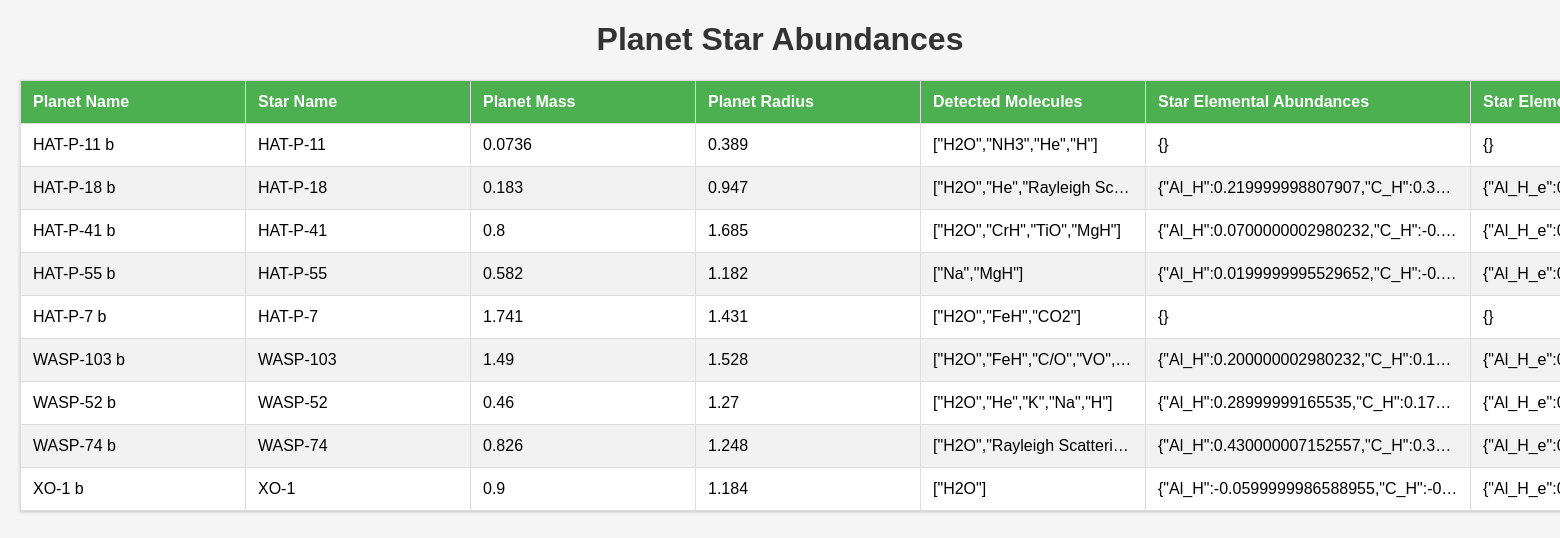
The page / on the database its author committed.
### tables this page shows
CREATE TABLE planet (
        pl_name VARCHAR(100) PRIMARY KEY,
        hostname VARCHAR(100),
        mass FLOAT,
        radius FLOAT,
        orbital_period FLOAT,
        tsm FLOAT,
        disc VARCHAR(200),
        FOREIGN KEY (hostname) REFERENCES system(sys_name),
        FOREIGN KEY (disc) REFERENCES discovery(disc_refname)
    );

### front end/app.py (the view)
@app.route('/')
def index():
    conn = get_db_connection()
    posts = conn.execute('SELECT * FROM PlanetStarAbundance').fetchall()
    conn.close()
    return render_template('index.html', posts=posts)

### front end/app.py (called while the page is built)
def get_db_connection():
    conn = sqlite3.connect('./StarPlanet.db')
    conn.row_factory = sqlite3.Row
    return conn

### front end/templates/index.html (shortened to what this page needs)
<!DOCTYPE html>
<html>
<head>
</head>
<body>
    <h1>Planet Star Abundances</h1>
    <table>
        <thead>
            <tr>
                <th>Planet Name</th>
                <th>Star Name</th>
                <th>Planet Mass</th>
                <th>Planet Radius</th>
                <th>Detected Molecules</th>
                <th>Star Elemental Abundances</th>
                <th>Star Elemental Abundance Errors</th>
            </tr>
        </thead>
        <tbody>
            {% for post in posts %}
                <tr>
                    <td>{{ post['Planet_Name'] }}</td>
                    <td>{{ post['Star_Name'] }}</td>
                    <td>{{ post['Planet_Mass'] }}</td>
                    <td>{{ post['Planet_Radius'] }}</td>
                    <td>{{ post['Detected_Molecules'] }}</td>
                    <td>{{ post['Star_Elemental_Abundances'] }}</td>
                    <td>{{ post['Star_Elemental_Abundance_Errors'] }}</td>
                </tr>
            {% endfor %}
        </tbody>
    </table>
</body>
</html>

### front end/templates/index.html (style rules this page uses)
body { font-family: Arial, sans-serif; margin: 20px; background-color: #f5f5f5; }
h1 { color: #333; text-align: center; }
table { width: 100%; border-collapse: collapse; margin-top: 20px; background-color: white; box-shadow: 0 1px 3px rgba(0,0,0,0.2); table-layout: fixed; }
th, td { padding: 12px; text-align: left; border: 1px solid #ddd; width: 200px; white-space: nowrap; overflow: hidden; text-overflow: ellipsis; }
th { background-color: #4CAF50; color: white; font-weight: bold; }
tr:nth-child(even) { background-color: #f2f2f2; }
th:nth-child(6), td:nth-child(6) { width: 300px; }
th:nth-child(7), td:nth-child(7) { width: 300px; }

### rows shown on the page
planet: Planet_Name "HAT-P-11 b", Star_Name "HAT-P-11", Planet_Mass "0.0736", Planet_Radius "0.389", Detected_Molecules "[\"H2O\",\"NH3\",\"He\",\"H\"]", Star_Elemental_Abundances "{}", Star_Elemental_Abundance_Errors "{}"
planet: Planet_Name "HAT-P-18 b", Star_Name "HAT-P-18", Planet_Mass "0.183", Planet_Radius "0.947", Detected_Molecules "[\"H2O\",\"He\",\"Rayleigh Sc…", Star_Elemental_Abundances "{\"Al_H\":0.219999998807907,\"C_H\":0.3…", Star_Elemental_Abundance_Errors "{\"Al_H_e\":0.0299999993294477,\"C_H_…"
planet: Planet_Name "HAT-P-41 b", Star_Name "HAT-P-41", Planet_Mass "0.8", Planet_Radius "1.685", Detected_Molecules "[\"H2O\",\"CrH\",\"TiO\",\"MgH\"]", Star_Elemental_Abundances "{\"Al_H\":0.0700000002980232,\"C_H\":-0.…", Star_Elemental_Abundance_Errors "{\"Al_H_e\":0.0299999993294477,\"C_H_…"
planet: Planet_Name "HAT-P-55 b", Star_Name "HAT-P-55", Planet_Mass "0.582", Planet_Radius "1.182", Detected_Molecules "[\"Na\",\"MgH\"]", Star_Elemental_Abundances "{\"Al_H\":0.0199999995529652,\"C_H\":-0.…", Star_Elemental_Abundance_Errors "{\"Al_H_e\":0.0299999993294477,\"C_H_…"
planet: Planet_Name "HAT-P-7 b", Star_Name "HAT-P-7", Planet_Mass "1.741", Planet_Radius "1.431", Detected_Molecules "[\"H2O\",\"FeH\",\"CO2\"]", Star_Elemental_Abundances "{}", Star_Elemental_Abundance_Errors "{}"
planet: Planet_Name "WASP-103 b", Star_Name "WASP-103", Planet_Mass "1.49", Planet_Radius "1.528", Detected_Molecules "[\"H2O\",\"FeH\",\"C/O\",\"VO\",…", Star_Elemental_Abundances "{\"Al_H\":0.200000002980232,\"C_H\":0.1…", Star_Elemental_Abundance_Errors "{\"Al_H_e\":0.0299999993294477,\"C_H_…"
planet: Planet_Name "WASP-52 b", Star_Name "WASP-52", Planet_Mass "0.46", Planet_Radius "1.27", Detected_Molecules "[\"H2O\",\"He\",\"K\",\"Na\",\"H\"]", Star_Elemental_Abundances "{\"Al_H\":0.28999999165535,\"C_H\":0.17…", Star_Elemental_Abundance_Errors "{\"Al_H_e\":0.0299999993294477,\"C_H_…"
planet: Planet_Name "WASP-74 b", Star_Name "WASP-74", Planet_Mass "0.826", Planet_Radius "1.248", Detected_Molecules "[\"H2O\",\"Rayleigh Scatteri…", Star_Elemental_Abundances "{\"Al_H\":0.430000007152557,\"C_H\":0.3…", Star_Elemental_Abundance_Errors "{\"Al_H_e\":0.0299999993294477,\"C_H_…"
planet: Planet_Name "XO-1 b", Star_Name "XO-1", Planet_Mass "0.9", Planet_Radius "1.184", Detected_Molecules "[\"H2O\"]", Star_Elemental_Abundances "{\"Al_H\":-0.0599999986588955,\"C_H\":-0…", Star_Elemental_Abundance_Errors "{\"Al_H_e\":0.0299999993294477,\"C_H_…"
